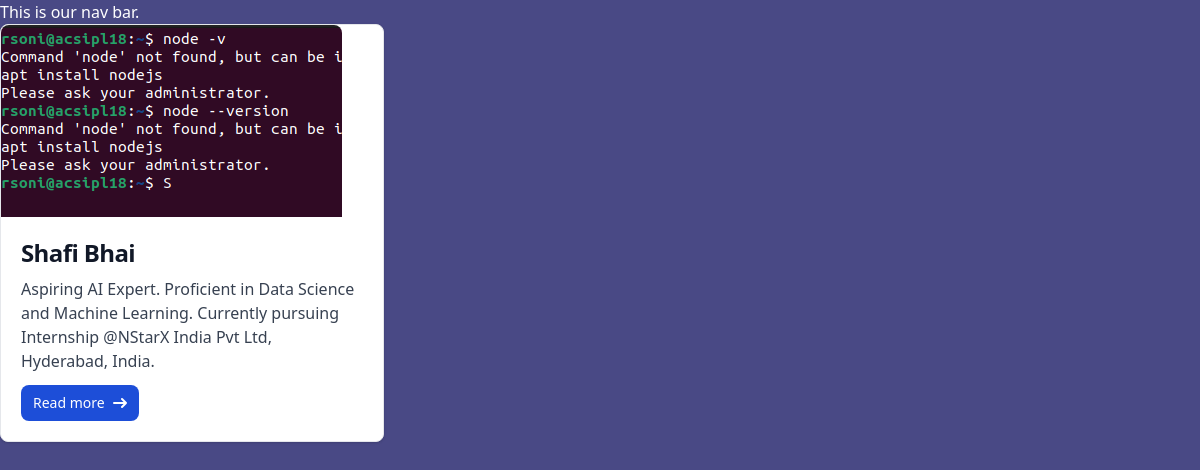
The app's page /app/6/ with its own data.
### test_app/models.py (models this page shows, shortened)
class PersonalInfo(models.Model):
    CHAI_TYPE_CHOICE = [
        ('ML', 'MASALA'),
        ('GR', 'GINGER'),
        ('KL', 'KIWI'),
        ('PL', 'PLAIN'),
        ('EL', 'ELACHI')
    ]
    name = models.CharField(max_length=30)
    image = models.ImageField(upload_to='image_data/')
    date_added = models.DateTimeField(default=timezone.now())
    type_of_chai = models.CharField(max_length=2, choices=CHAI_TYPE_CHOICE)
    description = models.TextField(default='No Descriptions') #Text field is required that is why we set default=''.

### test_app/views.py (the view)
# urls.py: path('<int:info_id>/', views.details, name='detailed_info'),
def details(request, info_id):
    details = get_object_or_404(PersonalInfo, pk=info_id)
    return render(request, 'test_app/detailed_info.html', {'details': details})

### test_app/templates/test_app/detailed_info.html (shortened to what this page needs)
{% extends "layout.html" %}
{% block content %}
<div class="max-w-sm content-center bg-white border border-gray-200 rounded-lg shadow dark:bg-gray-800 dark:border-gray-700">
    <a href="#">
        <img class="rounded-t-lg" src="{{details.image.url}}" alt="" />
    </a>
    <div class="p-5">
        <a href="#">
            <h5 class="mb-2 text-2xl font-bold tracking-tight text-gray-900 dark:text-white">{{details.name}}</h1></h5>
        </a>
        <p class="mb-3 font-normal text-gray-700 dark:text-gray-400">{{details.description}}</p>
        <a href="#" class="inline-flex items-center px-3 py-2 text-sm font-medium text-center text-white bg-blue-700 rounded-lg hover:bg-blue-800 focus:ring-4 focus:outline-none focus:ring-blue-300 dark:bg-blue-600 dark:hover:bg-blue-700 dark:focus:ring-blue-800">
            Read more
             <svg class="rtl:rotate-180 w-3.5 h-3.5 ms-2" aria-hidden="true" xmlns="http://www.w3.org/2000/svg" fill="none" viewBox="0 0 14 10">
                <path stroke="currentColor" stroke-linecap="round" stroke-linejoin="round" stroke-width="2" d="M1 5h12m0 0L9 1m4 4L9 9"/>
            </svg>
        </a>
    </div>
</div>
{% endblock %}

### static/style.css (style rules this page uses)
body { background-color: rgb(73, 73, 133); color: white }

### records on screen
PersonalInfo: image (picture), name "Shafi Bhai", description "Aspiring AI Expert. Proficient in Data Science and Machine Learning. Currently pursuing Internship @NStarX India Pvt Ltd, Hyderabad, India."
